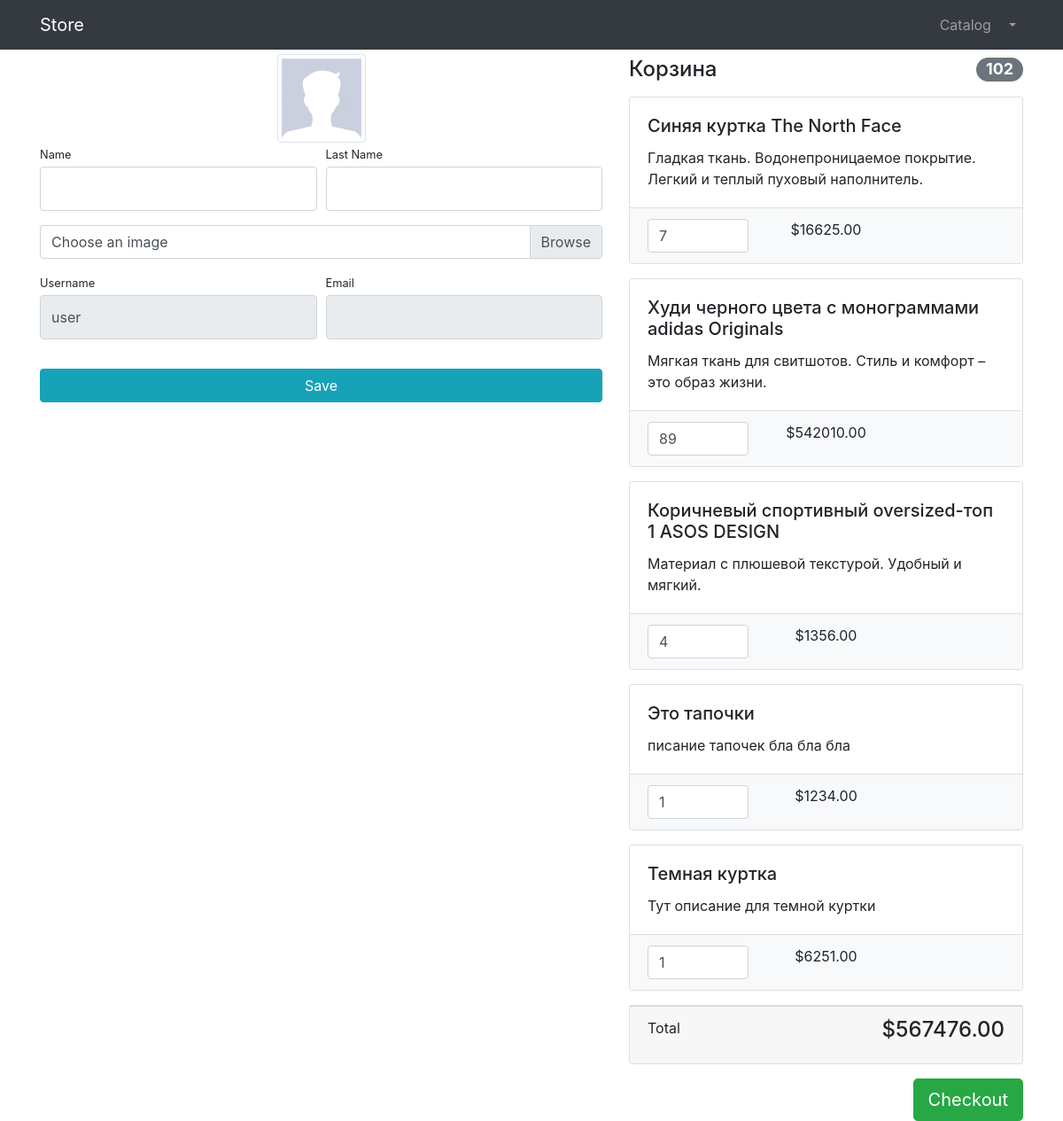
Before: /users/profile/ (signed in) with the older database file.
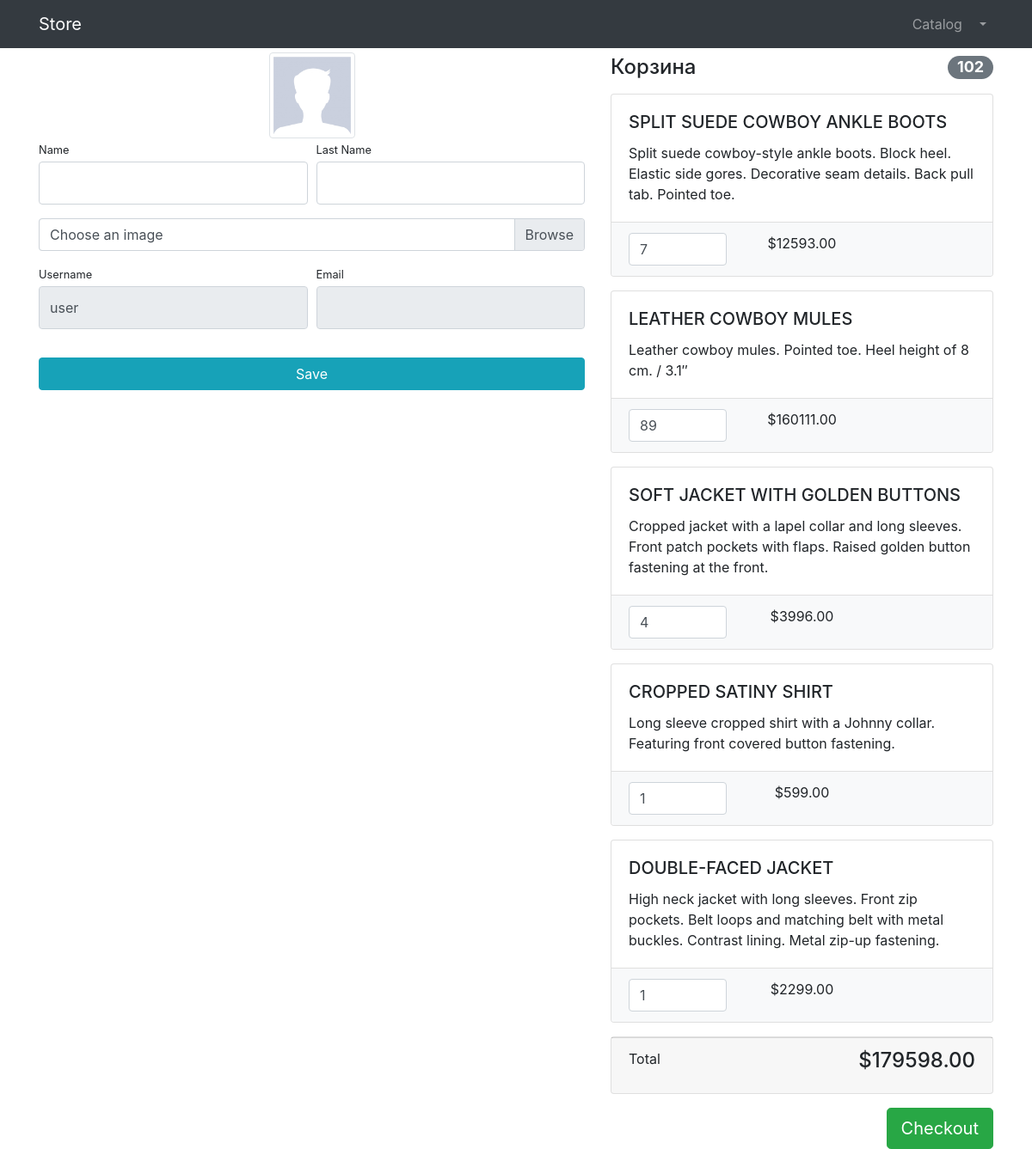
After: the same page with the newer database file.
### products/models.py (models this page shows, shortened)
class Basket(models.Model):
    user = models.ForeignKey(to=User, on_delete=models.CASCADE)
    product = models.ForeignKey(to=Product, on_delete=models.CASCADE)
    quantity = models.PositiveSmallIntegerField(default=0)
    created_timestamp = models.DateTimeField(auto_now_add=True)
    objects = BasketQuerySet.as_manager()
    def sum(self):
        return self.product.price * self.quantity

class Product(models.Model):
    name = models.CharField(max_length=256)
    description = models.TextField()
    price = models.DecimalField(max_digits=6, decimal_places=2)
    quantity = models.PositiveIntegerField(default=0)
    image = models.ImageField(upload_to='products_img')
    category = models.ForeignKey(to=ProductCategory, on_delete=models.CASCADE)

### users/views.py (the view)
# urls.py: path('profile/', profile, name='profile'),
@login_required
def profile(request):
    if request.method == 'POST':
        form = UserProfileForm(instance=request.user, data=request.POST, files=request.FILES)
        if form.is_valid():
            form.save()
            messages.success(request, 'Data updated')
            return HttpResponseRedirect(reverse('users:profile'))
    else:
        form = UserProfileForm(instance=request.user)
    context = {'title': 'Store - Профиль',
               'form': form,
               'baskets': Basket.objects.filter(user=request.user),
               }
    return render(request, 'users/profile.html', context)

### users/forms.py
class UserProfileForm(UserChangeForm):
    first_name = forms.CharField(widget=forms.TextInput(attrs={'class': 'form-control py-4'}))
    last_name = forms.CharField(widget=forms.TextInput(attrs={'class': 'form-control py-4'}))
    image = forms.ImageField(widget=forms.FileInput(attrs={
        'class': 'custom-file-label',
        'placeholder': 'Выберите изображение'}),
        required=False)
    username = forms.CharField(widget=forms.TextInput(attrs={'class': 'form-control py-4', 'readonly':True}))
    email = forms.CharField(widget=forms.EmailInput(attrs={'class': 'form-control py-4', 'readonly':True}))
    class Meta:
        model = User
        fields = ('first_name', 'last_name', 'image', 'username', 'email')

### products/models.py (called while the page is built)
    def total_sum(self):
        return sum(basket.sum() for basket in self)

    def total_quantity(self):
        return sum(basket.quantity for basket in self)

### users/templates/users/profile.html (shortened to what this page needs)
{% extends 'products/base.html' %}
{% load static %}
{% block content %}
    <div class="container">
        <div class="row">
            <div class="col-lg-7">
                <h4 class="mt-3 mb-3">Profile</h4>
                <div class="col-lg-12 text-center">
                    <img width="100" height="100"
                         src="{% if user.image %}
                                {{ user.image.url }}
                                {% else %}
                                {% static 'vendor/img/users/default_avatar.jpg' %}
                                {% endif %}"
                         class="img-thumbnail">
                </div>
                <form action="{%  url 'users:profile' %} " method="post" enctype="multipart/form-data">
                    <div class="form-row">
                        <div class="col-lg-6">
                            <div class="form-group">
                                <label class="small mb-1" for="{{ form.first_name.id_for_label }}">Name</label>
                                {{ form.first_name }}
                            </div>
                        </div>
                        <div class="col-lg-6">
                            <div class="form-group">
                                <label class="small mb-1" for="{{ form.last_name.id_for_label }}">Last Name</label>
                                {{ form.last_name }}
                            </div>
                        </div>
                    </div>
                    <div class="form-row mb-2">
                        <div class="col-lg-12">
                            <div class="custom-file">
                                <label class="custom-file-label" for="{{ form.image.id_for_label }}">Choose an image</label>
                            </div>
                        </div>
                    </div>
                    <div class="form-row">
                        <div class="col-lg-6">
                            <label class="small mb-1" for="{{ form.username.id_for_label }}">Username</label>
                            {{ form.username }}
                        </div>
                        <div class="col-lg-6">
                            <label class="small mb-1" for="{{ form.email.id_for_label }}">Email</label>
                            {{ form.email }}
                        </div>
                    </div>
                    <div class="form-row">
                        <div class="col-lg-12" style="margin-top: 33px;">
                            <input class="btn btn-info btn-block" type="submit" value="Save">
                        </div>
                    </div>
                </form>
            </div>
            <div class="col-lg-5">{% include 'products/baskets.html' %}</div>
        </div>
    </div>
{% endblock %}

### products/templates/products/baskets.html (shortened to what this page needs)
{% if baskets %}
    <br/><br/>
    <h4 class="mt-3 mb-3 d-flex justify-content-between align-items-center mb-3">
        Корзина <span class="badge badge-secondary badge-pill">{{ baskets.total_quantity }}</span>
    </h4>
    {% for basket in baskets %}
        <div class="card mb-3">
            <div class="card-body">
                <h5 class="card-title">{{ basket.product.name }}</h5>
                <p class="card-text">{{ basket.product.description }}</p>
            </div>
            <ul class="list-group list-group-flush">
                <li class="list-group-item bg-light">
                    <div class="row text-center">
                        <div class="col-lg-4">
                            <input name="basketID" type="number" class="form-control"
                                   value="{{ basket.quantity }}" min="0">
                        </div>
                        <div class="col-lg-4">${{ basket.sum }}</div>
                        <div class="col-lg-4">
                        </div>
                    </div>
                </li>
            </ul>
        </div>
    {% endfor %}
    <div class="card mb-3">
        <div class="card-footer">
            <p class="float-left">Total</p>
            <h4 class="float-right">${{ baskets.total_sum }}</h4>
        </div>
    </div>
    <a class="btn btn-success btn-lg float-right" href="">
        Checkout
    </a>
{% else %}
    <br/><br/>
    <h4 class="mt-3 mb-3 text-center">
        Cart is empty
    </h4>
{% endif %}

Changed rows visible on the page:
changed through a linked row, Basket: product.name "Синяя куртка The North Face" → "SPLIT SUEDE COWBOY ANKLE BOOTS"; product.description "Гладкая ткань. Водонепроницаемое покрытие. Легкий и теплый пуховый наполнитель." → "Split suede cowboy-style ankle boots. Block heel. Elastic side gores. Decorative seam details. Back pull tab. Pointed toe."; sum "16625.00" → "12593.00"; total_sum "567476.00" → "179598.00"
changed through a linked row, Basket: product.name "Худи черного цвета с монограммами adidas Originals" → "LEATHER COWBOY MULES"; product.description "Мягкая ткань для свитшотов. Стиль и комфорт – это образ жизни." → "Leather cowboy mules. Pointed toe. Heel height of 8 cm. / 3.1″"; sum "542010.00" → "160111.00"
changed through a linked row, Basket: product.name "Коричневый спортивный oversized-топ 1 ASOS DESIGN" → "SOFT JACKET WITH GOLDEN BUTTONS"; product.description "Материал с плюшевой текстурой. Удобный и мягкий." → "Cropped jacket with a lapel collar and long sleeves. Front patch pockets with flaps. Raised golden button fastening at the front."; sum "1356.00" → "3996.00"
changed through a linked row, Basket: product.name "Это тапочки" → "CROPPED SATINY SHIRT"; product.description "писание тапочек бла бла бла" → "Long sleeve cropped shirt with a Johnny collar. Featuring front covered button fastening."; sum "1234.00" → "599.00"
changed through a linked row, Basket: product.name "Темная куртка" → "DOUBLE-FACED JACKET"; product.description "Тут описание для темной куртки" → "High neck jacket with long sleeves. Front zip pockets. Belt loops and matching belt with metal buckles. Contrast lining. Metal zip-up fastening."; sum "6251.00" → "2299.00"
